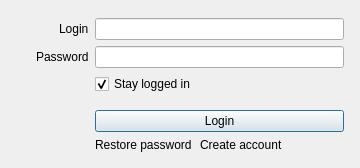
<?xml version="1.0" encoding="UTF-8"?>
<ui version="4.0">
 <class>QnLoginToCloudDialog</class>
 <widget class="QDialog" name="QnLoginToCloudDialog">
  <property name="geometry">
   <rect>
    <x>0</x>
    <y>0</y>
    <width>360</width>
    <height>165</height>
   </rect>
  </property>
  <property name="windowTitle">
   <string>Login to Cloud</string>
  </property>
  <layout class="QFormLayout" name="formLayout">
   <property name="labelAlignment">
    <set>Qt::AlignRight|Qt::AlignTrailing|Qt::AlignVCenter</set>
   </property>
   <property name="leftMargin">
    <number>36</number>
   </property>
   <property name="topMargin">
    <number>18</number>
   </property>
   <property name="rightMargin">
    <number>16</number>
   </property>
   <property name="bottomMargin">
    <number>16</number>
   </property>
   <item row="0" column="0">
    <widget class="QLabel" name="loginLabel">
     <property name="text">
      <string>Login</string>
     </property>
    </widget>
   </item>
   <item row="0" column="1">
    <widget class="QLineEdit" name="loginLineEdit"/>
   </item>
   <item row="1" column="0">
    <widget class="QLabel" name="passwordLabel">
     <property name="text">
      <string>Password</string>
     </property>
    </widget>
   </item>
   <item row="1" column="1">
    <widget class="QLineEdit" name="passwordLineEdit">
     <property name="echoMode">
      <enum>QLineEdit::Password</enum>
     </property>
    </widget>
   </item>
   <item row="2" column="1">
    <widget class="QCheckBox" name="stayLoggedInChackBox">
     <property name="text">
      <string>Stay logged in</string>
     </property>
     <property name="checked">
      <bool>true</bool>
     </property>
    </widget>
   </item>
   <item row="4" column="1">
    <widget class="QPushButton" name="loginButton">
     <property name="sizePolicy">
      <sizepolicy hsizetype="MinimumExpanding" vsizetype="Fixed">
       <horstretch>0</horstretch>
       <verstretch>0</verstretch>
      </sizepolicy>
     </property>
     <property name="text">
      <string>Login</string>
     </property>
    </widget>
   </item>
   <item row="5" column="1">
    <layout class="QHBoxLayout" name="horizontalLayout" stretch="0,1">
     <property name="spacing">
      <number>8</number>
     </property>
     <item>
      <widget class="QLabel" name="restorePasswordLabel">
       <property name="text">
        <string notr="true">Restore password</string>
       </property>
       <property name="textFormat">
        <enum>Qt::RichText</enum>
       </property>
       <property name="openExternalLinks">
        <bool>true</bool>
       </property>
      </widget>
     </item>
     <item>
      <widget class="QLabel" name="createAccountLabel">
       <property name="text">
        <string notr="true">Create account</string>
       </property>
       <property name="textFormat">
        <enum>Qt::RichText</enum>
       </property>
       <property name="openExternalLinks">
        <bool>true</bool>
       </property>
      </widget>
     </item>
    </layout>
   </item>
   <item row="3" column="1">
    <spacer name="verticalSpacer">
     <property name="orientation">
      <enum>Qt::Vertical</enum>
     </property>
     <property name="sizeType">
      <enum>QSizePolicy::Fixed</enum>
     </property>
     <property name="sizeHint" stdset="0">
      <size>
       <width>20</width>
       <height>4</height>
      </size>
     </property>
    </spacer>
   </item>
  </layout>
 </widget>
 <resources/>
 <connections/>
</ui>
